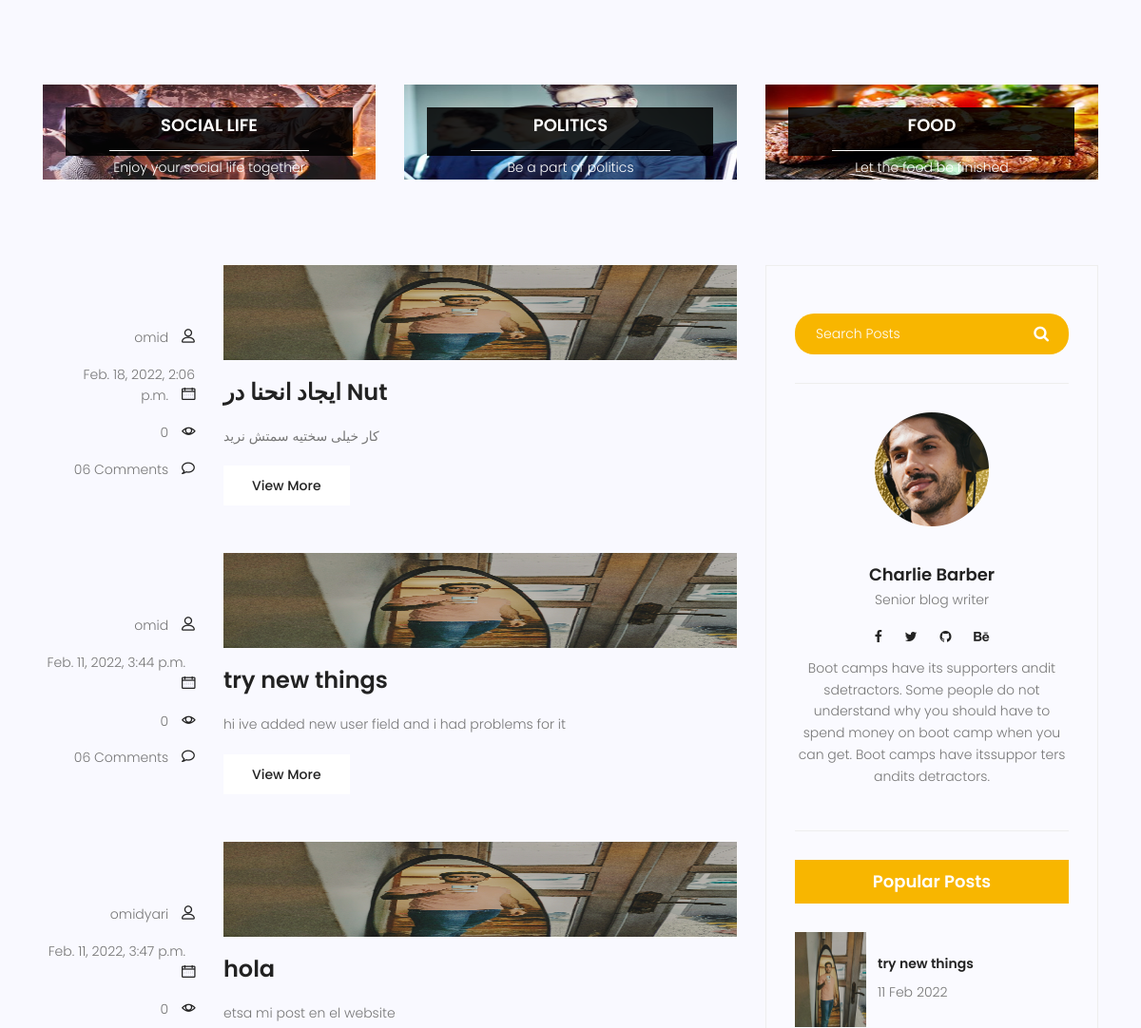
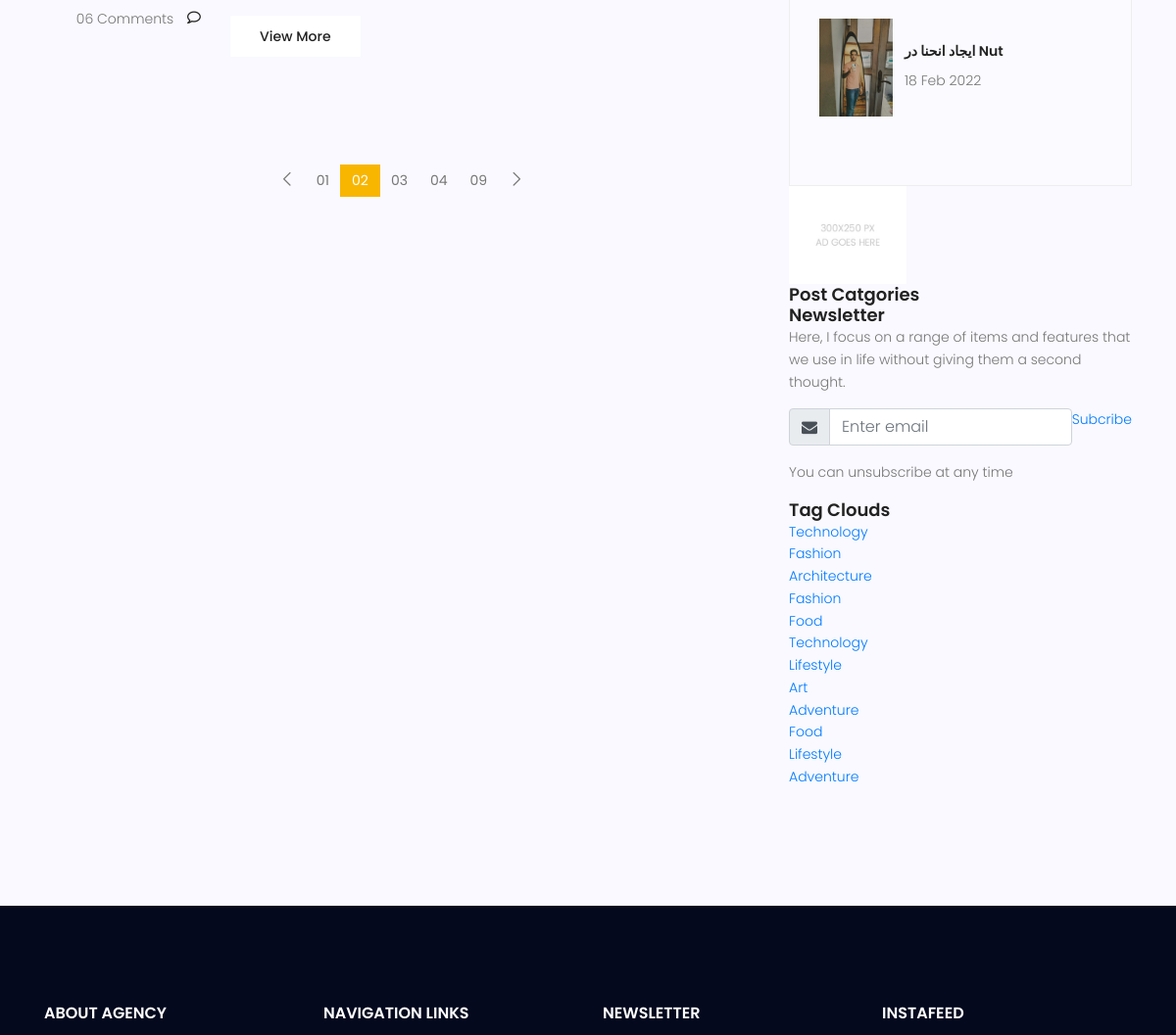
/blog/blog_home (middle part), run on an earlier commit of the app's database (2 pictures, top to bottom).
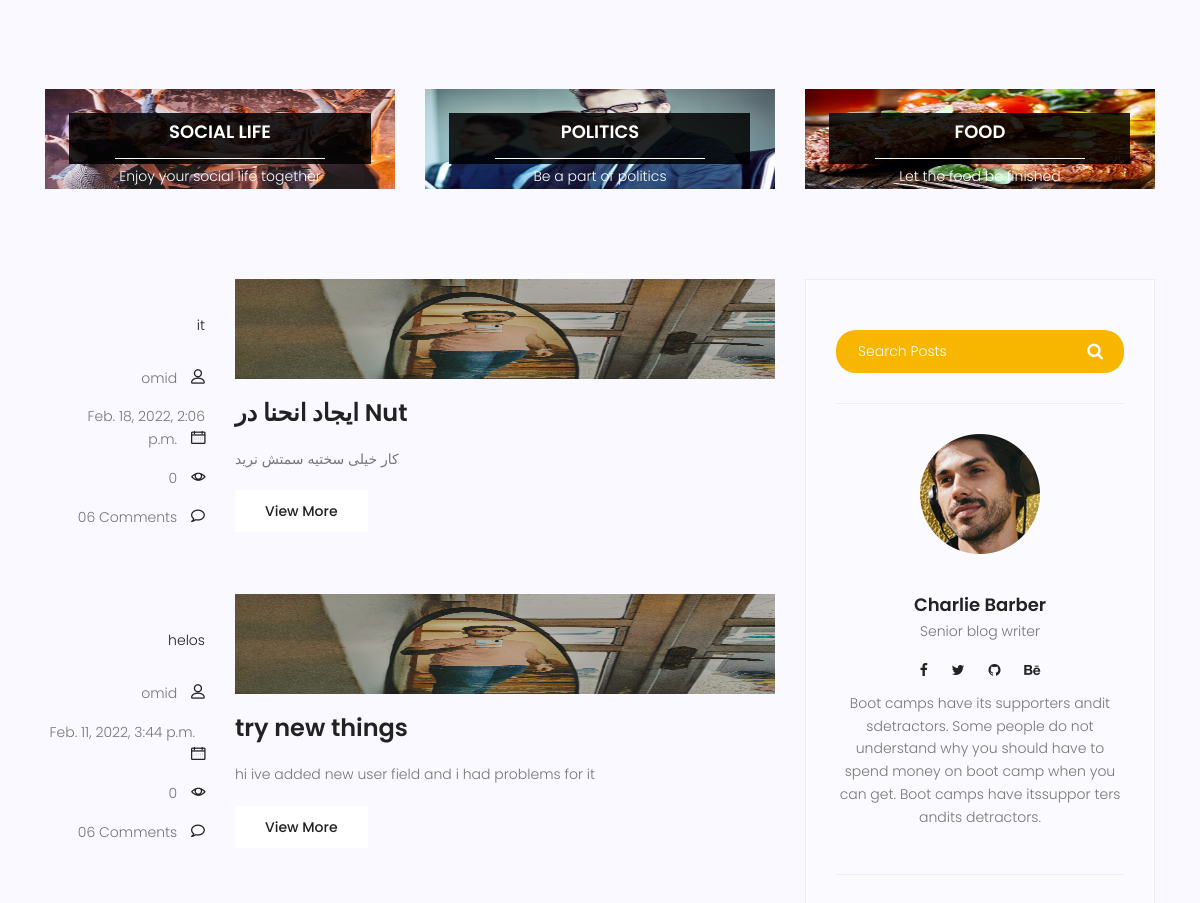
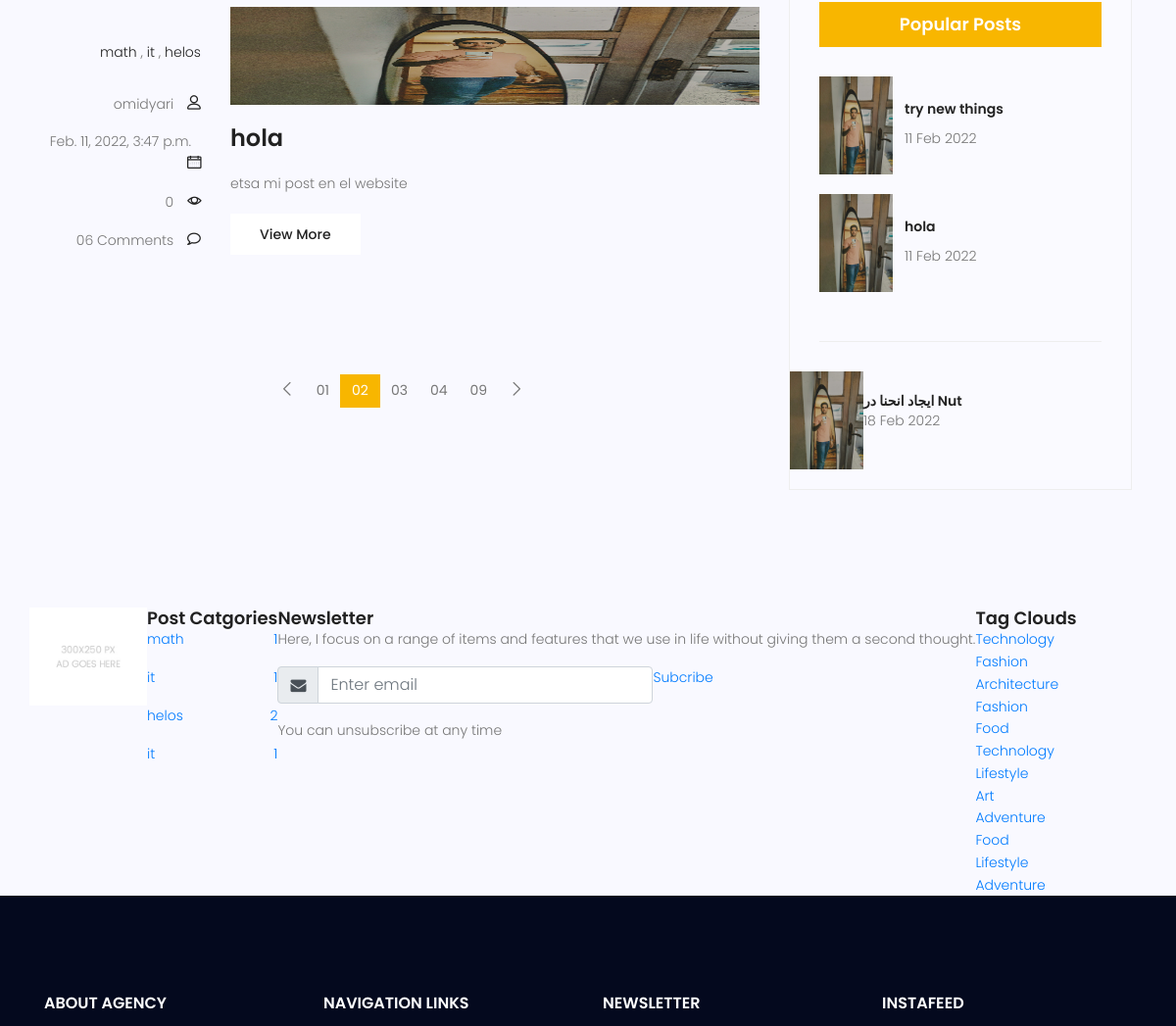
And on a later commit of the database (2 pictures, top to bottom).
### blog/models.py (models this page shows, shortened)
class post(models.Model):
    image = models.ImageField(upload_to='blog/', default='blog/defult.jpg')
    escriber = models.ForeignKey(User, on_delete=models.CASCADE, default=None)
    title = models.CharField(max_length=250)
    text = models.TextField()
    category = models.ManyToManyField(category)
    counted_views = models.IntegerField(default=0)
    status = models.BooleanField(default=False)
    creted_date = models.DateField(auto_now_add=True)
    updated_time = models.DateTimeField(auto_now_add=True)
    published_date = models.DateTimeField(null=True)
    class Meta:
        ordering = ['-creted_date']

class category(models.Model):
    name = models.CharField(max_length=250)
    def __str__(self):
        return self.name

### blog/views.py (the view)
# urls.py: path('blog_home', blog_home, name='blog_home'),
def blog_home(request,cat=None):
    stat_date = date(2020, 1, 1)
    end_date = date.today()
    posts = post.objects.filter(creted_date__range=(stat_date, end_date))
    if cat:
        posts = posts.filter(category__name=cat)
    context = {'posts':posts}
    return render(request,'blog/blog-home.html', context)

### blog/templatetags/blog_tags.py (called while the page is built)
@register.inclusion_tag('blog/latestpost.html')
def latest_p():
    posts = post.objects.filter(status=1).order_by('published_date')
    context = {'posts': posts}
    return context

@register.inclusion_tag('blog/post-cat.html')
def post_cat():
    posts = post.objects.filter(status=1)
    categorys = category.objects.all()
    dic_cat= {}
    for name in categorys:
        dic_cat[name] = posts.filter(category=name).count()
    return {'categories': dic_cat}

### templates/blog/blog-home.html (shortened to what the changed rows need)
	<!DOCTYPE html>
	{% load static %}
	{% load blog_tags %}
	<html lang="zxx" class="no-js">
	<head>
			<link rel="stylesheet" href="{% static 'css/linearicons.css' %}">
			<link rel="stylesheet" href="{% static 'css/font-awesome.min.css' %}">
			<link rel="stylesheet" href="{% static 'css/bootstrap.css' %}">
			<link rel="stylesheet" href="{% static 'css/magnific-popup.css' %}">
			<link rel="stylesheet" href="{% static 'css/jquery-ui.css' %}">
			<link rel="stylesheet" href="{% static 'css/nice-select.css' %}">
			<link rel="stylesheet" href="{% static 'css/animate.min.css' %}">
			<link rel="stylesheet" href="{% static 'css/owl.carousel.css' %}">
			<link rel="stylesheet" href="{% static 'css/main.css' %}">
		</head>
		<body>
			<section class="post-content-area">
				<div class="container">
					<div class="row">
						<div class="col-lg-8 posts-list">
							{% for post in posts %}
							<div class="single-post row">
								<div class="col-lg-3  col-md-3 meta-details">
									<ul class="tags">
										{% for cato in post.category.all %}
										<li><a href="{% url 'blog:category' cat=cato.name %}">{{ cato.name }}</a> {% if not forloop.last %},{% endif %} </li>
										{% endfor %}
									</ul>
									<div class="user-details row">
										<p class="user-name col-lg-12 col-md-12 col-6"><a href="#">{{ post.escriber }}</a> <span class="lnr lnr-user"></span></p>
										<p class="date col-lg-12 col-md-12 col-6"><a href="#">{{ post.published_date }}</a> <span class="lnr lnr-calendar-full"></span></p>
										<p class="view col-lg-12 col-md-12 col-6"><a href="#">{{ post.counted_views }}</a> <span class="lnr lnr-eye"></span></p>
										<p class="comments col-lg-12 col-md-12 col-6"><a href="#">06 Comments</a> <span class="lnr lnr-bubble"></span></p>
									</div>
								</div>
								<div class="col-lg-9 col-md-9 ">
									<div class="feature-img">
										<img class="img-fluid" src="{{ post.image.url }}" alt="">
									</div>
									<a class="posts-title" href="{% url 'blog:blog_single' pid=post.id %}"><h3> {{ post.title }} </h3></a>
									<p class="excert">
										{{ post.text }}
									</p>
									<a href="#" class="primary-btn">View More</a>
								</div>
							</div>
							{% endfor %}
						</div>
						<div class="col-lg-4 sidebar-widgets">
							<div class="widget-wrap">
                                {% latest_p %}
								{% post_cat %}
							</div>
						</div>
					</div>
			</section>
		</body>
	</html>

### templates/blog/latestpost.html
{% load static %}
                                <div class="single-sidebar-widget popular-post-widget">
									<h4 class="popular-title">Popular Posts</h4>
									<div class="popular-post-list">
                                        {% for post in posts %}
										<div class="single-post-list d-flex flex-row align-items-center">
											<div class="thumb">
												<img class="img-fluid" src="{{ post.image.url }}" alt=""">
											</div>
											<div class="details">
												<a href="{% url 'blog:blog_single' pid=post.id %}"><h6>{{post.title}}</h6></a>
												<p>{{post.published_date|date:"d M Y"}}</p>
											</div>
										</div>
									</div>
                                    {% endfor %}
								</div>

### templates/blog/post-cat.html
{% load static %}
<div class="single-sidebar-widget post-category-widget">
    <h4 class="category-title">Post Catgories</h4>
    <ul class="cat-list">
        {% for name,count  in categories.items %}
        <li>
            <a href="{% url 'blog:category' cat=name %}" class="d-flex justify-content-between">
                <p>{{name}}</p>
                <p>{{count}}</p>
            </a>
        </li>
        {% endfor %}
    </ul>
</div>

What changed in the data, as far as the page shows it:
added category: name "it", count "1"
added category: name "helos", count "2"
now on one of the page's lists (row edited): post: title "hola", published_date "11 Feb 2022"
added category: name "math", count "1"
added category: name "it", count "1"
